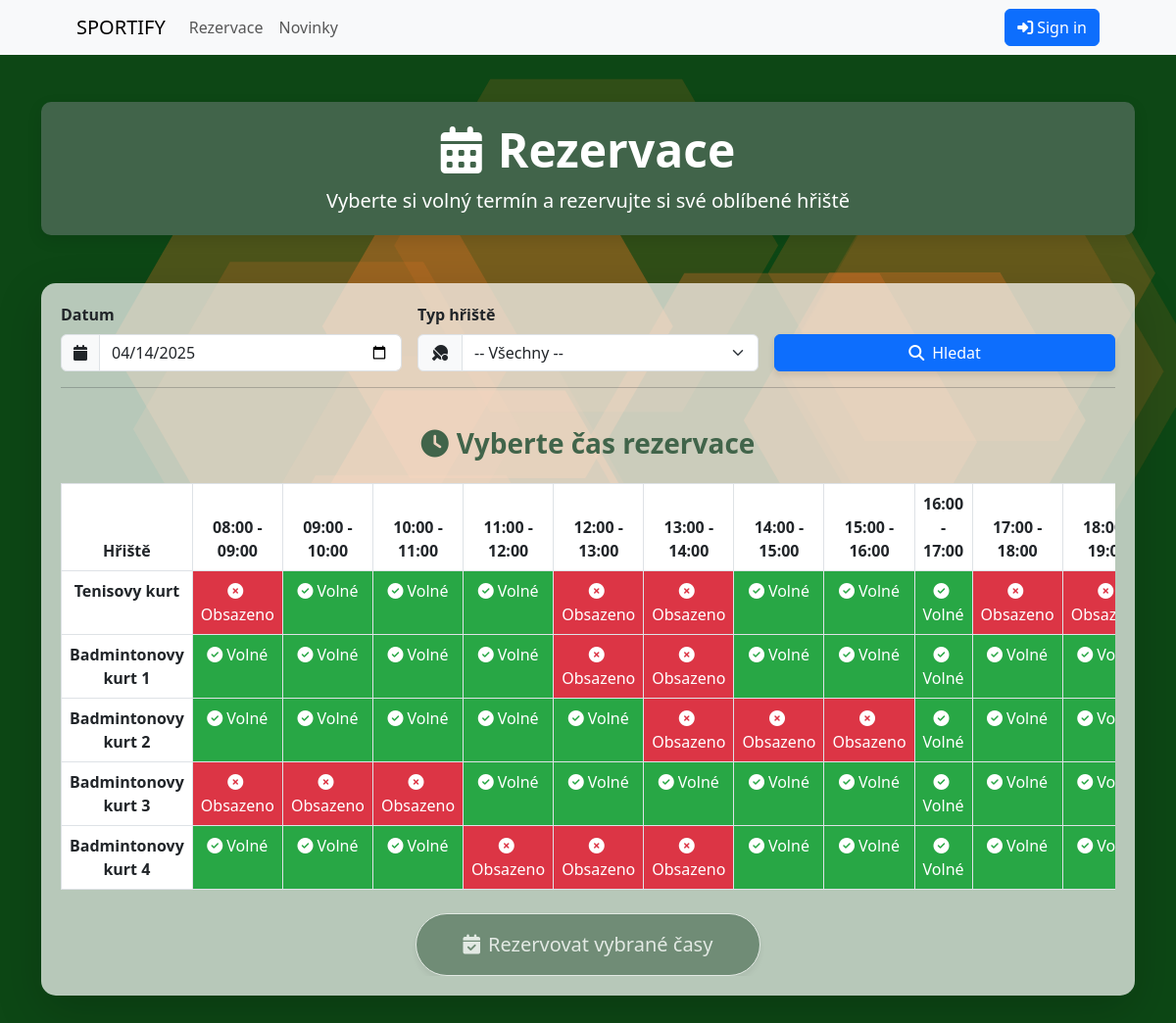
/hriste/, run on the app's committed database.
### rezervace/models.py (models this page shows, shortened)
class Hriste(models.Model):
    nazev = models.CharField(max_length=100)
    typ = models.CharField(max_length=50)
    popis = models.TextField()
    cena_hodina = models.DecimalField(max_digits=8, decimal_places=2)
    kapacita = models.IntegerField()
    aktivni = models.BooleanField(default=True)

### rezervace/views.py (the view)
# urls.py: path('hriste/', views.hriste, name='hriste'),
def hriste(request):
    datum_str = request.GET.get('datum')
    if datum_str:
        try:
            datum = datetime.strptime(datum_str, '%Y-%m-%d').date()
        except ValueError:
            datum = timezone.now().date()
    else:
        datum = timezone.now().date()
    vybrany_typ = request.GET.get('typ_hriste', '')
    hriste_qs = Hriste.objects.filter(aktivni=True)
    if vybrany_typ:
        hriste_qs = hriste_qs.filter(typ=vybrany_typ)
    hriste_typy = Hriste.objects.filter(aktivni=True).values_list('typ', flat=True).distinct()
    hours = []
    for h in range(8, 21):  # 08:00 to 20:00
        start_time = f"{h:02d}:00"
        end_time = f"{(h + 1):02d}:00"
        hours.append({'start': start_time, 'end': end_time})
    reservations = Rezervace.objects.filter(datum=datum)
    courts_data = []
    for hriste in hriste_qs:
        reserved_hours = []
        for res in reservations.filter(hriste=hriste):
            hour = res.cas_zacatku.strftime('%H:%M')
            if any(h['start'] == hour for h in hours):
                reserved_hours.append(hour)
        courts_data.append({
            'id': hriste.id,
            'nazev': hriste.nazev,
            'reserved_hours': reserved_hours,
        })
    context = {
        'hours': hours,
        'courts_data': courts_data,
        'hriste_typy': hriste_typy,
        'vybrane_datum': datum.strftime('%Y-%m-%d'),
        'vybrany_typ': vybrany_typ,
    }
    return render(request, 'rezervace/hriste.html', context)

### templates/rezervace/hriste.html (shortened to what this page needs)
{% extends 'base.html' %}
{% load static %}
{% block content %}
<div class="container my-5">
    <div class="row mb-4">
      <div class="col-12">
        <div class="section-header">
          <h1 class="display-5 fw-bold mb-2"><i class="fas fa-calendar-alt me-3"></i>Rezervace</h1>
          <p class="lead mb-0">Vyberte si volný termín a rezervujte si své oblíbené hřiště</p>
        </div>
      </div>
    </div>
    <div class="row mt-4 mb-4">
      <div class="col-sm-12">
        <div class="card border-0 shadow-lg" style="padding: 20px; background: rgba(255, 255, 255, 0.7); border-radius: 15px;">
          <form method="GET" class="row g-3">
            <div class="col-md-4">
              <label for="datum" class="form-label fw-bold">Datum</label>
              <div class="input-group">
                <span class="input-group-text"><i class="fas fa-calendar"></i></span>
                <input type="date" name="datum" id="datum" value="{{ vybrane_datum }}" class="form-control" />
              </div>
            </div>
            <div class="col-md-4">
              <label for="typ_hriste" class="form-label fw-bold">Typ hřiště</label>
              <div class="input-group">
                <span class="input-group-text"><i class="fas fa-table-tennis"></i></span>
                <select name="typ_hriste" id="typ_hriste" class="form-select">
                  <option value="">-- Všechny --</option>
                </select>
              </div>
            </div>
            <div class="col-md-4 align-self-end">
              <button type="submit" class="btn btn-primary w-100" style="box-shadow: 0 4px 6px rgba(0,0,0,0.1);">
                <i class="fas fa-search me-2"></i>Hledat
              </button>
            </div>
          </form>
          <div class="row">
            <div class="col-sm-12">
              <hr class="hr">
            </div>
          </div>
          <div class="row mt-4">
            <div class="col-sm-12">
              <h3 class="mb-4 fw-bold text-center" style="color: #41644A;"><i class="fas fa-clock me-2"></i>Vyberte čas rezervace</h3>
              <div class="table-responsive">
                <table class="table table-bordered text-center" id="reservation-table">
                  <thead style="background-color: #41644A; color: white;">
                    <tr>
                      <th scope="col">Hřiště</th>
                      {% for hour in hours %}
                        <th scope="col">{{ hour.start }} - {{ hour.end }}</th>
                      {% endfor %}
                    </tr>
                  </thead>
                  <tbody>
                    {% for court in courts_data %}
                      <tr>
                        <th scope="row">{{ court.nazev }}</th>
                        {% for hour in hours %}
                          <td
                            class="reservation-slot {% if hour.start in court.reserved_hours %}reserved{% else %}free{% endif %}"
                            data-court="{{ court.id }}"
                            data-hour="{{ hour.start }}"
                            {% if hour.start in court.reserved_hours %}data-reserved="true"{% endif %}
                          >
                            {% if hour.start in court.reserved_hours %}
                              <i class="fas fa-times-circle me-1"></i>Obsazeno
                            {% else %}
                              <i class="fas fa-check-circle me-1"></i>Volné
                            {% endif %}
                          </td>
                        {% endfor %}
                      </tr>
                    {% empty %}
                      <tr>
                        <td colspan="{{ hours|length|add:1 }}" class="text-center">
                          <i class="fas fa-exclamation-circle me-2"></i>Žádná hřiště nenalezena.
                        </td>
                      </tr>
                    {% endfor %}
                  </tbody>
                </table>
                <div class="text-center mt-4">
                  <button type="button" class="btn btn-lg py-3 px-5"
                          id="submit-reservations" disabled
                          style="background-color: #41644A; color: white; border-radius: 50px; box-shadow: 0 4px 6px rgba(0,0,0,0.1);">
                    <i class="fas fa-calendar-check me-2"></i>Rezervovat vybrané časy
                  </button>
                </div>
              </div>
            </div>
          </div>
        </div>
      </div>
    </div>
  </div>
{% endblock %}

### templates/rezervace/hriste.html (style rules this page uses)
.reservation-slot { cursor: pointer; transition: background-color 0.2s; }
.reservation-slot.reserved { background-color: #dc3545; color: white; cursor: not-allowed; }
.reservation-slot.free { background-color: #28a745; color: white; }
#submit-reservations:disabled { opacity: 0.6; cursor: not-allowed; }
.card { transition: all 0.3s ease; }
.section-header { background-color: #41644A; color: white; border-radius: 10px; padding: 20px; box-shadow: 0 5px 15px rgba(0, 0, 0, 0.1); margin-bottom: 25px; text-align: center; }

### data on the page
Hriste: nazev "Tenisovy kurt"
Hriste: nazev "Badmintonovy kurt 1"
Hriste: nazev "Badmintonovy kurt 2"
Hriste: nazev "Badmintonovy kurt 3"
Hriste: nazev "Badmintonovy kurt 4"

### other printed values
{{ hour.start }} "08:00" "09:00" "10:00" "11:00" "12:00" "13:00" "14:00" "15:00" "16:00" "17:00"
{{ hour.end }} "09:00" "10:00" "11:00" "12:00" "13:00" "14:00" "15:00" "16:00" "17:00" "18:00"
